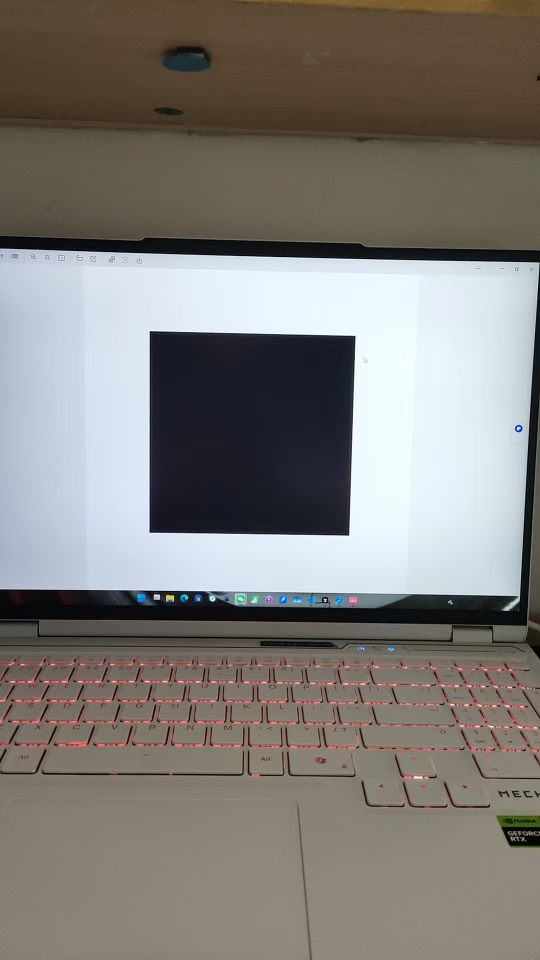
#> input picture input/images/1.jpg, 1080 x 1920 px (shown at 1/2 size)
$ python occluded_pose.py -i input/images/1.jpg
#> lines starting #> are read from the running program, lines starting #| are printed output that depends on the picture; after the words box and inside, x2 and y2 are one past the last pixel; in counts of white or black regions, pixels touching at a corner belong together
"""
部分遮挡黑色矩形的姿态估计

该脚本专门用于处理黑色矩形被部分遮挡的情况,通过以下策略提高检测鲁棒性:
1. 边缘检测 + 直线拟合恢复完整轮廓
2. 凸包计算补全缺失角点
3. 使用可见角点进行PnP求解
4. RANSAC方法提高抗噪能力
"""

import argparse
import cv2
import numpy as np
import os
import math


# 从main.py复用的函数
def load_intrinsics(intrinsics_path: str | None = None):
    """加载相机内参与畸变系数"""
    default_K = np.array(
        [[456.38928938,   0.00000000, 327.80471807],
         [  0.00000000, 455.91173277, 239.7064269 ],
         [  0.00000000,   0.00000000,   1.00000000]], dtype=np.double)
    default_dist = np.array([0.07756993, 0.00433085, -0.00155046, 0.00228385, -0.37656735], dtype=np.double)
    npz_path = intrinsics_path or os.path.join(os.getcwd(), 'calibration_results.npz')
    if os.path.exists(npz_path):
        try:
            data = np.load(npz_path)
#> (reads calibration_results.npz from the repository)
#> in main, image is the input picture: shape (1920, 1080, 3); mean B, G, R 121, 125.5, 129.2
#| [INFO] 图像尺寸: 1080x1920
            K = data.get('camera_matrix', default_K)
            dist = data.get('dist_coeffs', default_dist)
            return K.astype(np.double), dist.astype(np.double)
        except Exception:
            pass
    return default_K, default_dist


def rvec_tvec_to_euler(rvec):
    """将旋转向量转为欧拉角(度)"""
    R, _ = cv2.Rodrigues(rvec)
    sy = math.sqrt(R[0, 0] * R[0, 0] + R[1, 0] * R[1, 0])
    singular = sy < 1e-6
    if not singular:
        yaw_x = math.atan2(R[2, 1], R[2, 2])
        pitch_y = math.atan2(-R[2, 0], sy)
        roll_z = math.atan2(R[1, 0], R[0, 0])
    else:
        yaw_x = math.atan2(-R[1, 2], R[1, 1])
        pitch_y = math.atan2(-R[2, 0], sy)
        roll_z = 0
    return math.degrees(roll_z), math.degrees(pitch_y), math.degrees(yaw_x)


def detect_black_rectangle_with_occlusion(image, debug=False):
    """
    检测部分遮挡的黑色矩形

    策略:
    1. 多种阈值方法组合
    2. 边缘检测 + 霍夫直线检测
    3. 凸包 + 多边形逼近
    4. 形态学修复

    返回: (corners, mask, debug_info)
    """
#> called with debug = False
    h, w = image.shape[:2]
    gray = cv2.cvtColor(image, cv2.COLOR_BGR2GRAY)
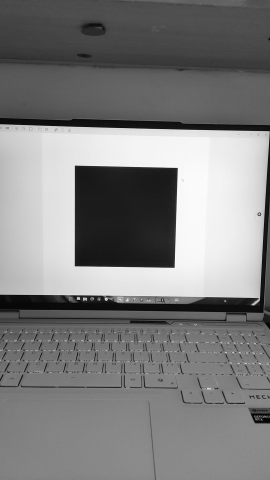
#> gray: shape (1920, 1080) (shown at 1/4 size); min 0, max 255, mean 126

    # 存储调试信息
    debug_info = {}

    # ===== 方法1: HSV颜色空间检测黑色(更严格的阈值) =====
    hsv = cv2.cvtColor(image, cv2.COLOR_BGR2HSV)
#> hsv: shape (1920, 1080, 3); mean H, S, V 53.5, 54.6, 136.3
    lower_black = np.array([0, 0, 0])
    upper_black = np.array([180, 255, 50])  # 降低V值,只检测深黑色
    black_mask_hsv = cv2.inRange(hsv, lower_black, upper_black)
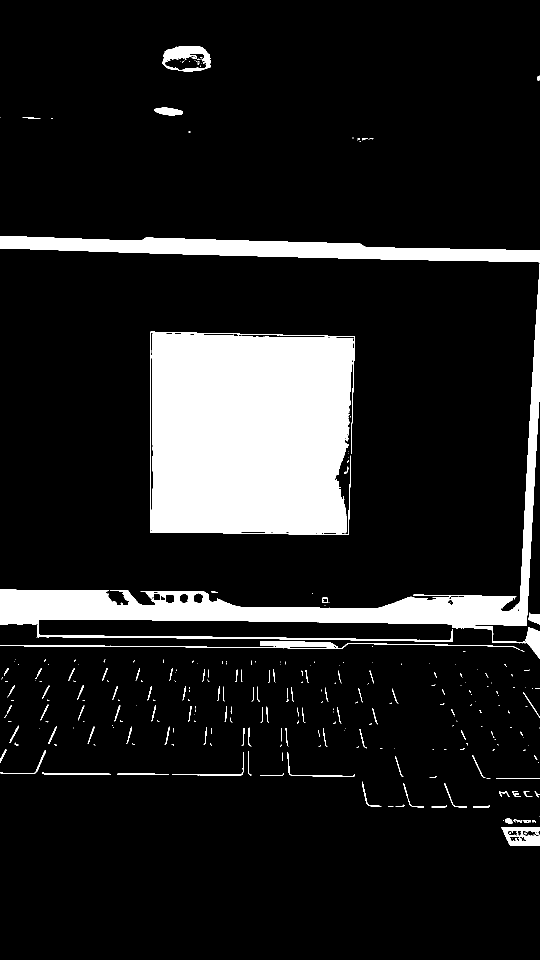
#> black_mask_hsv: shape (1920, 1080) (shown at 1/2 size); 12.6% white; 304 white regions (201 under 20 px), largest, box (x1, y1, x2, y2) and area: (300, 663, 710, 1070) 155250, (0, 527, 1080, 1252) 56241, (0, 472, 1080, 526) 28934

    # ===== 方法2: 固定阈值(针对深黑色) =====
    _, black_mask_fixed = cv2.threshold(gray, 40, 255, cv2.THRESH_BINARY_INV)
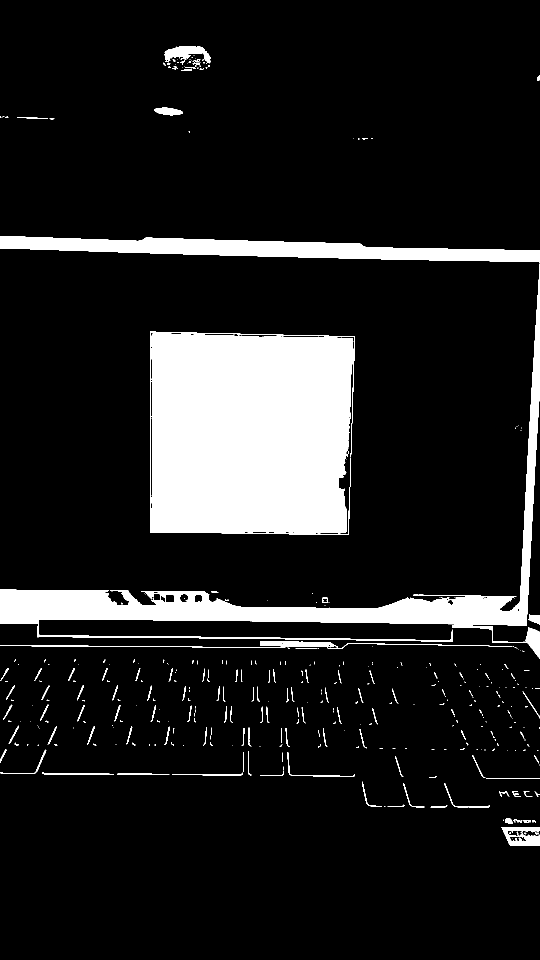
#> black_mask_fixed: shape (1920, 1080) (shown at 1/2 size); 12.7% white; 387 white regions (268 under 20 px), largest, box (x1, y1, x2, y2) and area: (300, 663, 710, 1070) 156835, (0, 527, 1080, 1252) 55742, (0, 472, 1080, 526) 28814

    # ===== 方法3: Otsu自适应阈值 =====
    blur = cv2.GaussianBlur(gray, (5, 5), 0)
    _, black_mask_otsu = cv2.threshold(blur, 0, 255, cv2.THRESH_BINARY_INV + cv2.THRESH_OTSU)
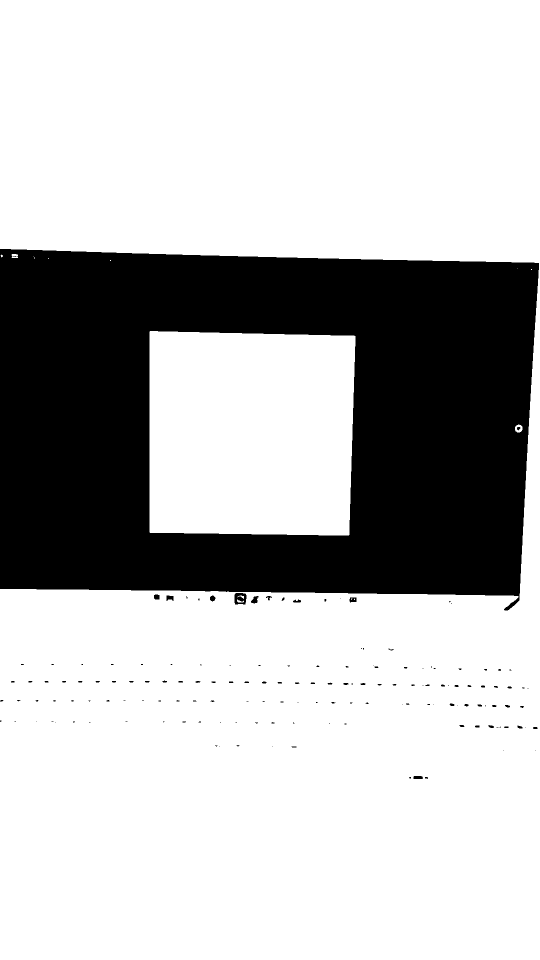
#> black_mask_otsu: shape (1920, 1080) (shown at 1/2 size); 73.5% white; 150 black regions (96 under 20 px), largest, box (x1, y1, x2, y2) and area: (0, 498, 1078, 1221) 547033, (469, 1186, 493, 1209) 424, (502, 1192, 517, 1207) 140

    # 使用最严格的mask(HSV和固定阈值的交集)
    black_mask = cv2.bitwise_and(black_mask_hsv, black_mask_fixed)
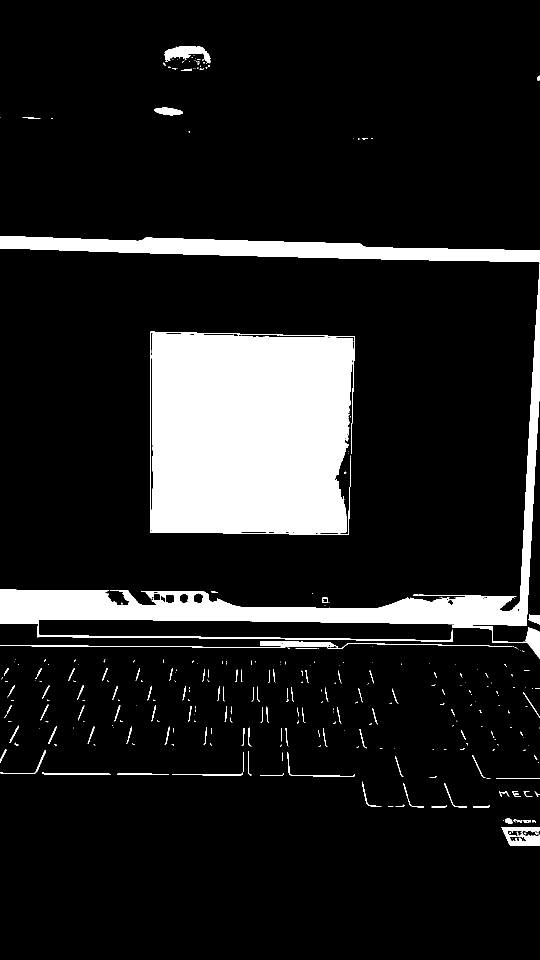
#> black_mask: shape (1920, 1080) (shown at 1/2 size); 12.5% white; 331 white regions (225 under 20 px), largest, box (x1, y1, x2, y2) and area: (300, 663, 710, 1070) 155092, (0, 527, 1080, 1252) 55515, (0, 472, 1080, 526) 28813

    if debug:
        debug_info['mask_hsv'] = black_mask_hsv.copy()
        debug_info['mask_otsu'] = black_mask_otsu.copy()
        debug_info['mask_fixed'] = black_mask_fixed.copy()
        debug_info['mask_combined'] = black_mask.copy()

    # 形态学操作: 先开运算去噪,再闭运算填补小孔
    kernel_open = np.ones((3, 3), np.uint8)
    kernel_close = np.ones((7, 7), np.uint8)
    black_mask = cv2.morphologyEx(black_mask, cv2.MORPH_OPEN, kernel_open, iterations=1)
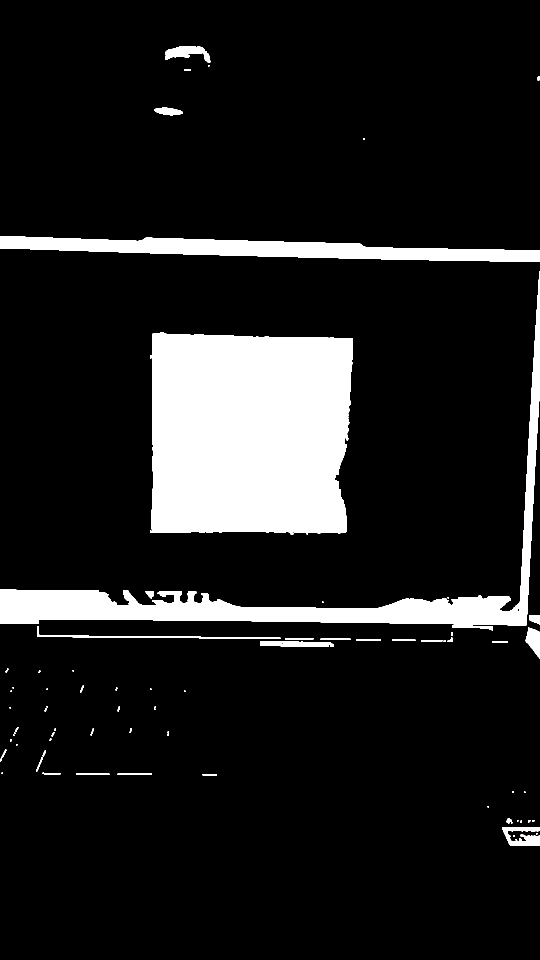
#> black_mask: shape (1920, 1080) (shown at 1/2 size); 12% white; 77 white regions (35 under 20 px), largest, box (x1, y1, x2, y2) and area: (300, 664, 706, 1069) 152938, (0, 543, 1080, 1251) 54743, (0, 472, 1080, 524) 28811
    black_mask = cv2.morphologyEx(black_mask, cv2.MORPH_CLOSE, kernel_close, iterations=2)
#> black_mask: shape (1920, 1080); 12.2% white; 42 white regions (17 under 20 px)

    if debug:
        debug_info['mask_morphed'] = black_mask.copy()

    # 查找轮廓
    contours, _ = cv2.findContours(black_mask, cv2.RETR_EXTERNAL, cv2.CHAIN_APPROX_SIMPLE)
#> contours = 42 contours, 22 with area under 20; largest, box (x1, y1, x2, y2) and area: (300, 664, 706, 1069) 152484, (0, 543, 1080, 1317) 61849, (0, 472, 1080, 524) 27712, (1004, 1637, 1080, 1692) 3242, (330, 93, 421, 133) 1500
#> (the rest of the program and of its run is left out)
